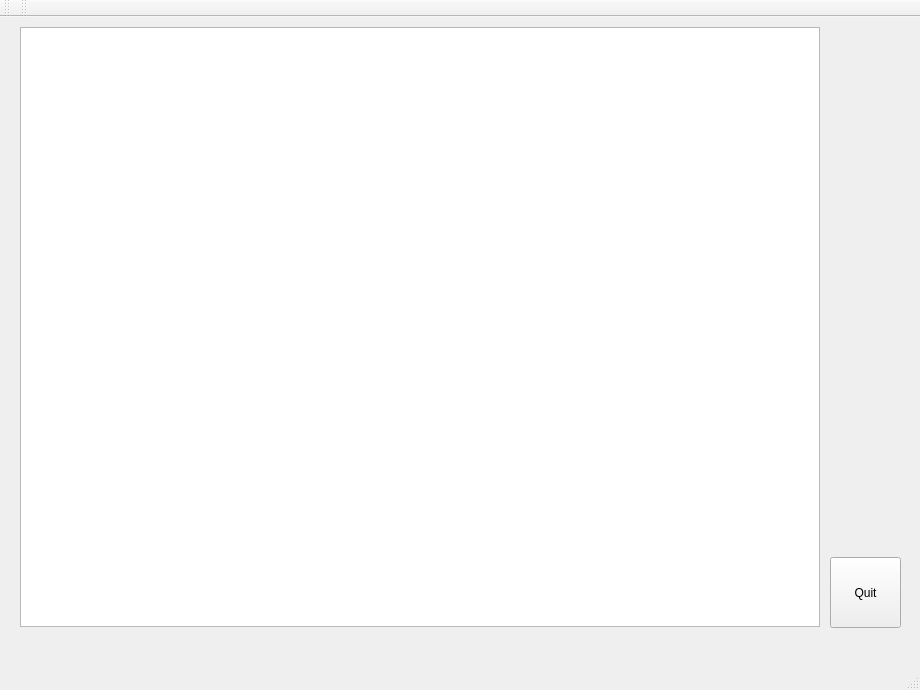
<?xml version="1.0" encoding="UTF-8"?>
<ui version="4.0">
 <class>MainWindow</class>
 <widget class="QMainWindow" name="MainWindow">
  <property name="geometry">
   <rect>
    <x>0</x>
    <y>0</y>
    <width>920</width>
    <height>690</height>
   </rect>
  </property>
  <property name="windowTitle">
   <string>MainWindow</string>
  </property>
  <widget class="QWidget" name="centralWidget">
   <widget class="QPushButton" name="pushButton1">
    <property name="geometry">
     <rect>
      <x>830</x>
      <y>540</y>
      <width>71</width>
      <height>71</height>
     </rect>
    </property>
    <property name="text">
     <string>Quit</string>
    </property>
   </widget>
   <widget class="QGraphicsView" name="graphicsView">
    <property name="geometry">
     <rect>
      <x>20</x>
      <y>10</y>
      <width>800</width>
      <height>600</height>
     </rect>
    </property>
   </widget>
  </widget>
  <widget class="QMenuBar" name="menuBar">
   <property name="geometry">
    <rect>
     <x>0</x>
     <y>0</y>
     <width>920</width>
     <height>34</height>
    </rect>
   </property>
  </widget>
  <widget class="QToolBar" name="mainToolBar">
   <attribute name="toolBarArea">
    <enum>TopToolBarArea</enum>
   </attribute>
   <attribute name="toolBarBreak">
    <bool>false</bool>
   </attribute>
  </widget>
  <widget class="QStatusBar" name="statusBar"/>
  <widget class="QToolBar" name="toolBar">
   <property name="windowTitle">
    <string>toolBar</string>
   </property>
   <attribute name="toolBarArea">
    <enum>TopToolBarArea</enum>
   </attribute>
   <attribute name="toolBarBreak">
    <bool>false</bool>
   </attribute>
  </widget>
  <action name="action">
   <property name="text">
    <string/>
   </property>
  </action>
 </widget>
 <layoutdefault spacing="6" margin="11"/>
 <resources/>
 <connections/>
</ui>
